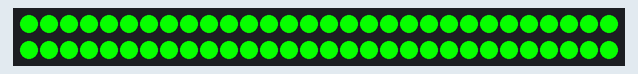
Simulated run of this sketch. Board: Arduino Uno, built with avr-gcc and run on an emulated ATmega328P. On the bench: 60 RGB LEDs in strip order, left to right, continuing on the next row. Dim RGB values are drawn brighter than linear; random numbers use the default seed unless the sketch sets one.

Above: at 0.15 s.
At 0.77 s:
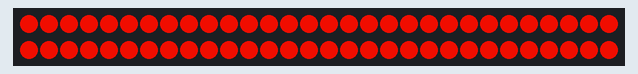
At 7.5 s:
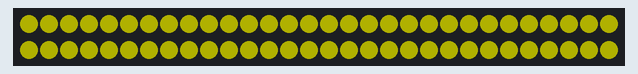
At 13.53 s:
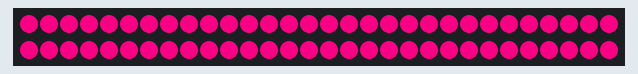
At 26.2 s:
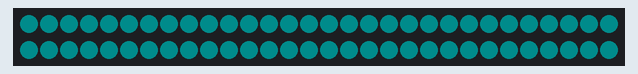
At 38.6 s:
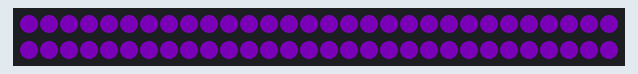

The sketch:

ColorChanger.ino
```cpp
#include <PololuLedStrip.h>

// See http://en.wikipedia.org/wiki/HSL_and_HSV
// typedef struct hsv_color_struct
//  {
//    unsigned short int hue;
//    unsigned char saturation, value;
//  } hsv_color;

// Create an ledStrip object and specify pin 12.
PololuLedStrip<12> ledStrip;

// Create a buffer for holding the colors (3 bytes per color).
#define LED_COUNT 60
rgb_color colors[LED_COUNT];


// Converts a color from HSV to RGB.
// hue is a number between 0 and 360.
// saturation is a number between 0 and 255.
// value is a number between 0 and 255.
rgb_color hsvToRgbStruct(short hue, unsigned char saturation, unsigned char value)
{
    if (hue < 0)
    {
      hue += 360;
    }
    if (hue > 359)
    {
      hue-=360;
    }
    uint8_t f = (uint8_t)((float)((hue % 60) * 255) / 60.0);
    uint8_t p = (uint8_t)((float)(value * (255 - saturation)) / 255.0);
    uint8_t q = (uint8_t)((float)(value * (255 - f * saturation / 255)) / 255.0);
    uint8_t t = (uint8_t)((float)(value * (255 - (255 - f) * saturation / 255)) / 255.0);
    uint8_t r = 0, g = 0, b = 0;
    switch((hue / 60) % 6){
        case 0: r = value; g = t; b = p; break;
        case 1: r = q; g = value; b = p; break;
        case 2: r = p; g = value; b = t; break;
        case 3: r = p; g = q; b = value; break;
        case 4: r = t; g = p; b = value; break;
        case 5: r = value; g = p; b = q; break;
    }
    return (rgb_color){r, g, b};
}

void setAllLEDsHSV(unsigned short h,unsigned char s,unsigned char v)
{
  rgb_color newColor = hsvToRgbStruct(h,s,v);
  // ledStrip.write appears to have a bug where it transposes red and green.
  unsigned char temp = newColor.green;
  newColor.green = newColor.red;
  newColor.red = temp;
  for(uint16_t i = 0; i < LED_COUNT; i++)
  {
    colors[i] = newColor;
  }
  // Write the colors to the LED strip.
  ledStrip.write(colors, LED_COUNT);
}

void setAllLEDsRandomValue(unsigned short h)
{
  for(uint16_t i = 0; i < LED_COUNT; i++)
  {
    colors[i] = hsvToRgbStruct(h,255,random(255));
  }

  // ledStrip.write appears to have a bug where it transposes red and green.
  for(uint16_t i = 0; i < LED_COUNT; i++)
  {
    unsigned char temp = colors[i].green;
    colors[i].green = colors[i].red;
    colors[i].red = temp;
  }

  // Write the colors to the LED strip.
  ledStrip.write(colors, LED_COUNT);
}

void setAllLEDsRandomHue(short h, short variation)
{
  for(uint16_t i = 0; i < LED_COUNT; i++)
  {
    colors[i] = hsvToRgbStruct(random(h-variation,h+variation),255,255);
  }

  // ledStrip.write appears to have a bug where it transposes red and green.
  for(uint16_t i = 0; i < LED_COUNT; i++)
  {
    unsigned char temp = colors[i].green;
    colors[i].green = colors[i].red;
    colors[i].red = temp;
  }

  // Write the colors to the LED strip.
  ledStrip.write(colors, LED_COUNT);
}

short oldHue = 0;
unsigned char oldValue = 0;
void transitionToHue(short newHue,unsigned char newValue,float period)
{
  float numSteps = 100 * period;
  float rateHue = (float)(newHue - oldHue)/numSteps;
  float rateValue = (float)(newValue - oldValue)/numSteps;
  for(unsigned int iStep = 0;iStep < numSteps; iStep++)
  {
    oldHue += rateHue;
    oldValue += newValue;
    setAllLEDsHSV(oldHue,255,oldValue);
    delay(10);
  }
}

void allLEDOff()
{
  oldHue = 0;
  oldValue = 0;
  setAllLEDsHSV(0,0,0);
}

void setup() {
  // put your setup code here, to run once:
  allLEDOff();
}

void loop() {
//  for(short h = 0;h < 360;h+=60)
//  {
//    for(unsigned char i = 0;i < 3;i++)
//    {
   //   setAllLEDsHSV(h,255,255);
    //  short range = (h+30)%60 + 5;
    //  setAllLEDsRandomHue(h,20);
 //   transitionToHue(h,255,1.0);
//      delay(10000);
////    }
//  }

  short h = random(0,359);
  transitionToHue(h,255,1.0);
  delay(5000);
}
```
